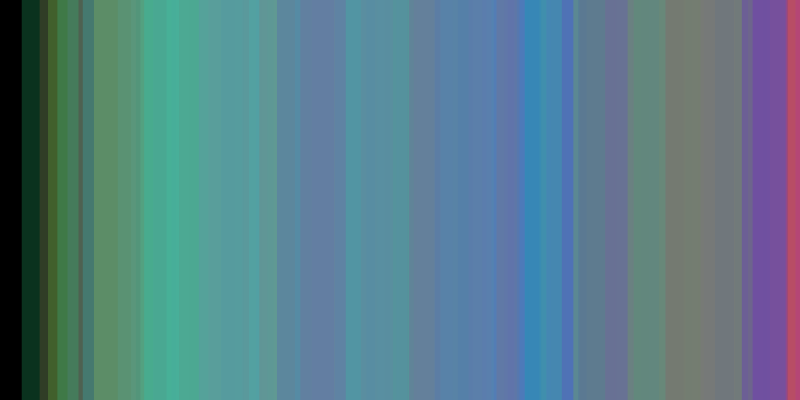
Frame 1 (no input)
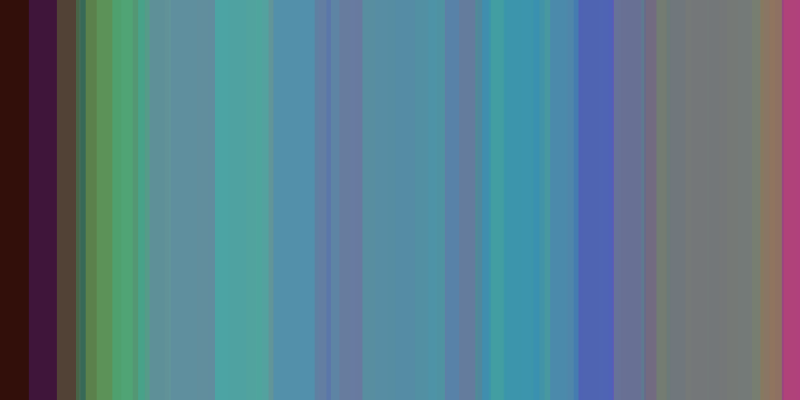
Frame 60 (the mouse pressed at the canvas centre just before this capture)
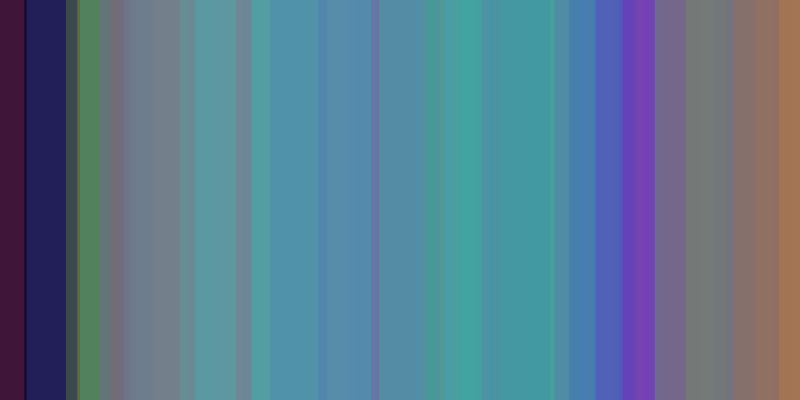
Frame 120 (the mouse held since frame 60 and released just before this capture)

The Processing sketch that drew these frames (run headless with seeded random() and noise(); from frame 60 on, the mouse is pressed at the canvas centre):

// Processing sketch: example04
// ── example04.pde
int BAR_NUM = 100;
float[] x = new float[BAR_NUM];
float[] xSpeed = new float[BAR_NUM];
float[] bWidth = new float[BAR_NUM];
color[] bColor = new color[BAR_NUM];

//初期化関数
void setup() {
  size(800, 400);
  frameRate(60);
  smooth();
  colorMode(HSB, 360, 100, 100, 100);
  noStroke();
  for (int i=0; i<BAR_NUM; i++) {
    x[i] = random(width);
    xSpeed[i] = random(-1, 1);
    bWidth[i] = random(width/2);
    bColor[i] = color(random(360), 80, 80, 25);
  }
}

//メインループ
void draw() {
  background(0);
  for (int i=0; i<BAR_NUM; i++) {
    fill(bColor[i]);
    rect(x[i], 0, bWidth[i], height);
    x[i] += xSpeed[i];
    if (x[i] > width || x[i] < -bWidth[i]) {
      xSpeed[i] *= -1;
    }
  }
}
